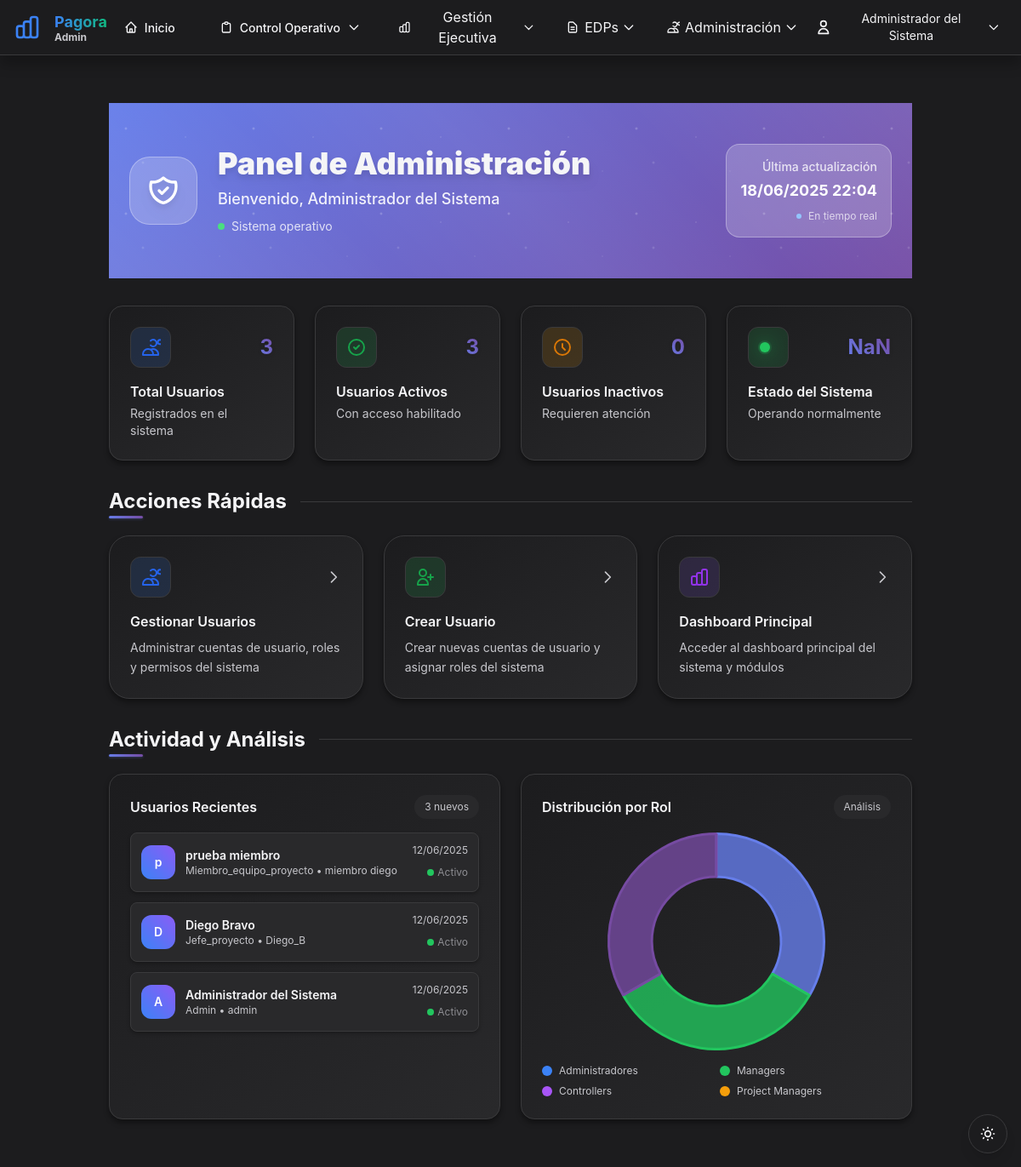
Page /admin/dashboard (signed in) on the earlier database version.
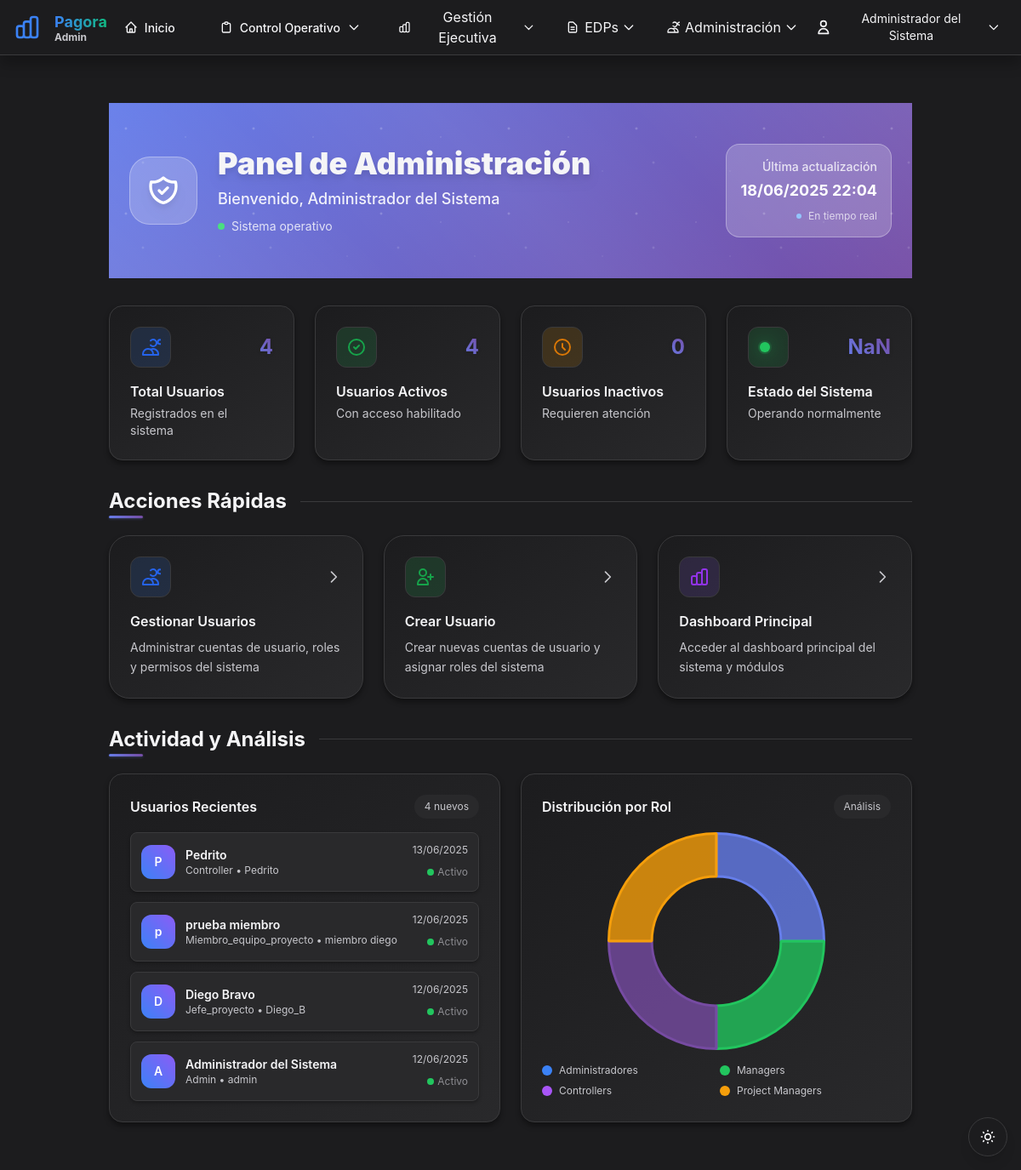
Same page on the later database version.
### edp_mvp/app/models/user.py (models this page shows, shortened)
class User(UserMixin, db.Model):
    __tablename__ = 'usuarios'
    id = db.Column(db.Integer, primary_key=True)
    nombre_completo = db.Column(db.String(100), nullable=False)
    username = db.Column(db.String(80), unique=True, nullable=False, index=True)
    password_hash = db.Column(db.String(120), nullable=False)
    rol = db.Column(db.String(20), nullable=False, index=True)
    jefe_asignado = db.Column(db.String(100), nullable=True, index=True)  # Nuevo campo para asignar jefe
    activo = db.Column(db.Boolean, default=True, nullable=False)
    fecha_creacion = db.Column(db.DateTime, default=datetime.utcnow)
    ultimo_acceso = db.Column(db.DateTime)
    @property
    def is_active(self):
        return self.activo
    @staticmethod
    def get_stats():
        stats = {
            'total_usuarios': User.query.count(),
            'usuarios_activos': User.query.filter_by(activo=True).count(),
            'usuarios_inactivos': User.query.filter_by(activo=False).count()
        }
        for rol in ['admin', 'controller', 'manager', 'jefe_proyecto', 'miembro_equipo_proyecto']:
            stats[f'{rol}_count'] = User.query.filter_by(rol=rol, activo=True).count()
        return stats
    @staticmethod
    def get_recent_users(limit=5):
        return User.query.order_by(User.fecha_creacion.desc()).limit(limit).all()
    @staticmethod
    def get_users_by_role():
        roles = {}
        for rol in ['admin', 'controller', 'manager', 'jefe_proyecto', 'miembro_equipo_proyecto']:
            count = User.query.filter_by(rol=rol, activo=True).count()
            if count > 0:
                roles[rol] = count
        return roles

### edp_mvp/app/controllers/admin_controller.py (the view)
@admin_bp.route('/')
@admin_bp.route('/dashboard')
@login_required
@role_required('admin')
def dashboard():
    try:
        if not current_user.is_authenticated:
            flash('Sesión expirada. Por favor, inicia sesión nuevamente.', 'error')
            return redirect(url_for('auth.login'))
        stats = User.get_stats()
        recent_users = User.get_recent_users(limit=5)
        users_by_role = User.get_users_by_role()
        current_time = datetime.now().strftime('%d/%m/%Y %H:%M')
        return render_template(
            'admin/dashboard.html',
            stats=stats,
            recent_users=recent_users,
            users_by_role=users_by_role,
            current_time=current_time
        )
    except Exception as e:
        print(f"Error en dashboard admin: {str(e)}")  # Para debugging
        flash(f'Error al cargar el dashboard: {str(e)}', 'error')
        current_time = datetime.now().strftime('%d/%m/%Y %H:%M')
        return render_template('admin/dashboard.html', stats={}, recent_users=[], users_by_role={}, current_time=current_time)

### edp_mvp/app/auth/routes.py (called while the page is built)
@login_manager.user_loader
def load_user(user_id):
    return User.query.get(int(user_id))

### edp_mvp/app/controllers/admin_controller.py (called while the page is built)
def role_required(required_role):
    def decorator(f):
        @wraps(f)
        def decorated_function(*args, **kwargs):
            if not current_user.is_authenticated:
                flash('Debes iniciar sesión para acceder a esta página.', 'error')
                return redirect(url_for('auth.login'))
            if current_user.rol != required_role:
                flash('No tienes permisos para acceder a esta página.', 'error')
                return redirect(url_for('main.index'))
            return f(*args, **kwargs)
        return decorated_function
    return decorator

### edp_mvp/app/utils/auth_utils.py (called while the page is built)
def get_user_role_level(user_role):
    return ROLE_HIERARCHY.get(user_role, 0)

def inject_user_context():
    return {'user_context': get_user_context()}

### edp_mvp/app/templates/admin/dashboard.html (shortened to what the changed rows need)
{% extends "base_unified.html" %}  {% block content %}
  <div class="dashboard-container py-8 bg-[color:var(--background)]">
  <div class="admin-gradient text-white mb-8 relative z-20">
    <div class="dashboard-container py-12 relative z-10">
      <div class="flex items-center justify-between animate-fade-in">
        <div class="flex items-center gap-6">
          <div class="animate-slide-up">
            <h1 class="text-4xl font-black mb-2 text-white drop-shadow-lg">
              Panel de Administración
            </h1>
            <p class="text-white/90 text-lg font-medium">
              {% if current_user.is_authenticated and
              current_user.nombre_completo %} Bienvenido, {{
              current_user.nombre_completo }} {% else %} Bienvenido,
              Administrador {% endif %}
            </p>
            <div class="mt-2 flex items-center gap-2">
              <div
                class="w-2 h-2 bg-green-400 rounded-full animate-pulse"></div>
              <span class="text-white/80 text-sm">Sistema operativo</span>
            </div>
          </div>
        </div>
      </div>
    </div>
  </div>
    <div class="content-section">
      <div class="stats-grid">
        <div class="admin-card p-6 animate-slide-up interactive-element">
          <div class="flex items-center justify-between mb-4">
            <div
              class="icon-container w-12 h-12 bg-blue-50 rounded-xl flex items-center justify-center border border-blue-100">
              <svg
                class="w-6 h-6 text-blue-600"
                fill="none"
                viewBox="0 0 24 24"
                stroke="currentColor">
                <path
                  stroke-linecap="round"
                  stroke-linejoin="round"
                  stroke-width="2"
                  d="M12 4.354a4 4 0 110 5.292M15 21H3v-1a6 6 0 0112 0v1zm0 0h6v-1a6 6 0 00-9-5.197m13.5-9a2.5 2.5 0 11-5 0 2.5 2.5 0 015 0z" />
              </svg>
            </div>
            <span class="stat-number text-2xl font-bold"
              >{{ stats.total_usuarios or 0 }}</span
            >
          </div>
        </div>
        <div
          class="admin-card p-6 animate-slide-up-delay-1 interactive-element">
          <div class="flex items-center justify-between mb-4">
            <div
              class="icon-container w-12 h-12 bg-green-50 rounded-xl flex items-center justify-center border border-green-100">
              <svg
                class="w-6 h-6 text-green-600"
                fill="none"
                viewBox="0 0 24 24"
                stroke="currentColor">
                <path
                  stroke-linecap="round"
                  stroke-linejoin="round"
                  stroke-width="2"
                  d="M9 12l2 2 4-4m6 2a9 9 0 11-18 0 9 9 0 0118 0z" />
              </svg>
            </div>
            <span class="stat-number text-2xl font-bold"
              >{{ stats.usuarios_activos or 0 }}</span
            >
          </div>
        </div>
      </div>
      <div class="content-section animate-slide-up-delay-1">
        <div class="flex items-center gap-4 mb-6">
          <h2
            class="section-title text-2xl font-bold text-[color:var(--text-primary)]">
            Acciones Rápidas
          </h2>
        </div>
      </div>
        <div class="content-section animate-slide-up-delay-2">
          <div class="flex items-center gap-4 mb-6">
            <h2 class="section-title text-2xl font-bold text-[color:var(--text-primary)]">
              Actividad y Análisis
            </h2>
          </div>
          <div class="grid grid-cols-1 lg:grid-cols-2 gap-6">
            {% if recent_users %}
            <div class="admin-card p-6">
              <div class="flex items-center justify-between mb-4">
                <h3 class="font-semibold text-[color:var(--text-primary)]">
                  Usuarios Recientes
                </h3>
                <span
                  class="text-xs text-[color:var(--text-secondary)] bg-[color:var(--bg-subtle)] px-3 py-1.5 rounded-full">
                  {{ recent_users|length }} nuevos
                </span>
              </div>
              <div class="space-y-3">
                {% for user_item in recent_users %}
                <div
                  class="user-item p-3 rounded-lg flex items-center justify-between">
                  <div class="flex items-center gap-3">
                    <div
                      class="user-avatar w-10 h-10 rounded-xl flex items-center justify-center text-white font-semibold text-sm">
                      {{ user_item.nombre_completo[0] if
                      user_item.nombre_completo else 'U' }}
                    </div>
                    <div>
                      <p
                        class="font-semibold text-[color:var(--text-primary)] text-sm">
                        {{ user_item.nombre_completo or 'Sin nombre' }}
                      </p>
                      <p class="text-xs text-[color:var(--text-secondary)]">
                        {{ user_item.rol | title }} • {{ user_item.username }}
                      </p>
                    </div>
                  </div>
                  <div class="text-right">
                    <p class="text-xs text-[color:var(--text-secondary)] mb-1">
                      {{ user_item.fecha_creacion.strftime('%d/%m/%Y') if
                      user_item.fecha_creacion else 'Sin fecha' }}
                    </p>
                    <span class="inline-flex items-center gap-1">
                      <span
                        class="w-2 h-2 rounded-full {{ 'bg-green-500' if user_item.activo else 'bg-red-500' }}"></span>
                      <span class="text-xs text-[color:var(--text-tertiary)]">
                        {{ 'Activo' if user_item.activo else 'Inactivo' }}
                      </span>
                    </span>
                  </div>
                </div>
                {% endfor %}
              </div>
            </div>
            {% endif %}
            <div class="admin-card p-6">
              <div class="h-64 mb-4">
                <canvas id="rolesChart"></canvas>
              </div>
            </div>
          </div>
        </div>
      </div>
    </div>
  </div>
{% endblock %}

### edp_mvp/app/templates/components/navbar.html (shortened to what the changed rows need)
<link
  rel="stylesheet"
  href="{{ url_for('static', filename='css/navbar.css') }}" />
<nav
  class="bg-[color:var(--bg-card)] border-b border-[color:var(--border-color)] shadow-sm sticky top-0 z-50">
  <div class="navbar-container">
    <div class="flex items-center">
      <a
        href="{{ url_for('main.index') }}"
        class="flex items-center text-lg font-bold transition-transform hover:scale-105 hover:no-underline">
        <div class="ml-3">
          <div
            class="bg-gradient-to-r from-[color:var(--accent-blue)] to-[color:var(--accent-green)] bg-clip-text text-transparent">
          </div>
          <div class="text-xs text-[color:var(--text-secondary)] -mt-1">
            {% if current_user.is_authenticated %} {{
            current_user.rol.replace('_', ' ').title() if current_user.rol else
            'Usuario' }} {% else %} Sistema de Control {% endif %}
          </div>
        </div>
      </a>
    </div>
    <div class="flex items-center space-x-4">
      {% if current_user.is_authenticated %}
      <div class="relative">
        <button
          id="user-menu-button"
          class="flex items-center text-sm rounded-md hover:bg-[color:var(--bg-highlight)] p-2 transition-colors">
          <svg
            class="w-5 h-5 mr-2"
            viewBox="0 0 24 24"
            fill="none"
            stroke="currentColor"
            stroke-width="2">
            <path
              stroke-linecap="round"
              stroke-linejoin="round"
              d="M16 7a4 4 0 11-8 0 4 4 0 018 0zM12 14a7 7 0 00-7 7h14a7 7 0 00-7-7z" />
          </svg>
          <span>{{ current_user.nombre_completo or 'Usuario' }}</span>
          <svg
            class="w-4 h-4 ml-1 transform transition-transform duration-200"
            viewBox="0 0 24 24"
            fill="none"
            stroke="currentColor"
            stroke-width="2">
            <path
              stroke-linecap="round"
              stroke-linejoin="round"
              d="M19 9l-7 7-7-7" />
          </svg>
        </button>
      </div>
      {% endif %}
    </div>
  </div>
</nav>

Differences in the rows shown:
added User: nombre_completo "P", nombre_completo "Pedrito", rol "Controller", username "Pedrito", fecha_creacion "13/06/2025", activo "Activo"
Other differences:
{{ stats.total_usuarios or 0 }}: "3" → "4"
{{ stats.usuarios_activos or 0 }}: "3" → "4"
{{ recent_users|length }}: "3" → "4"
chart data {{ users_by_role | tojson | safe }}: {"admin": 1, "jefe_proyecto": 1, "miembro_equipo_proyecto": 1} → {"admin": 1, "controller": 1, "jefe_proyecto": 1, "miembro_equipo_proyecto": 1}
